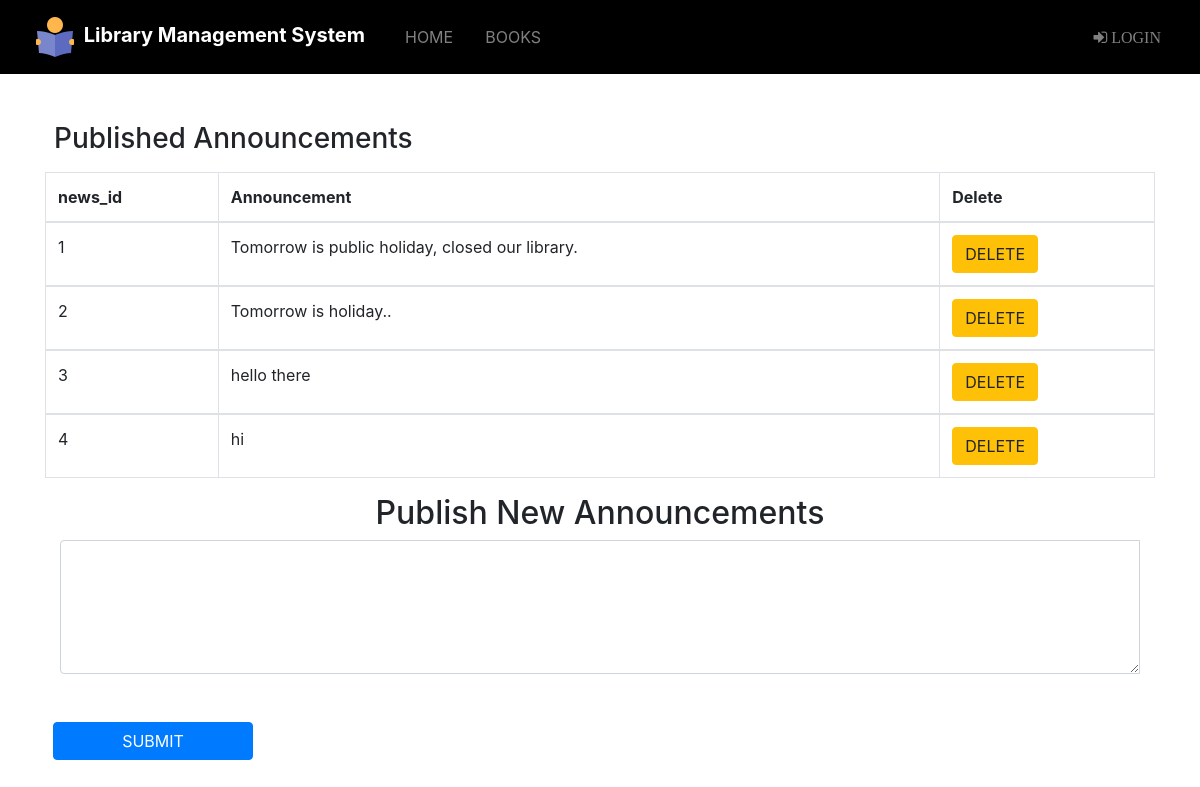
The page /admin/announcement.php on the database its author committed.
### tables this page shows
CREATE TABLE `news` (
  `news_id` int(11) NOT NULL,
  `announcement` text NOT NULL
);

### src/admin/announcement.php (the view, shortened to what this page needs)
<?php
include "navbar.php";
include "link.php";
?>
 <!DOCTYPE html>
 <html lang="en" dir="ltr">
   <head>
  </head>
   <body>
     <div class="container">
		<div class="panel panel-default">
		  <div class="panel-heading">
		  	<div class="row">
		  		<h3 class="center-block ml-4 mt-5 mb-3">Published Announcements</h3>
			</div>
		  </div>
		  <table class="table table-bordered">
      		<thead>
                <tr>
                    <th>news_id</th>
                         <th>Announcement</th>
                          <th>Delete</th>
                </tr>
          </thead>
           <?php
          $sql2 = "SELECT * from news";
      $query2 = mysqli_query($dblink, $sql2);
      $counter = 1;
      while ($row = mysqli_fetch_array($query2)) {  ?>
        <tbody>
          <td><?php echo $counter++; ?></td>
          <td><?php echo $row['announcement']; ?></td>
         <form method='post' action=''>
        <td><button name='del' type='submit' value='Delete' class='btn btn-warning'>DELETE</button></td>
        </form>
        </tbody>
     <?php }
           ?>
		   </table>
	  </div>
			<div class="panel panel-default">
				  <div class="panel-heading">
				    <h2 class="panel-title center-block text-center">Publish New Announcements</h2>
				  </div>
	  <div class="panel-body">
	    <form role="form" action="" method="post">
				<div class="input-group col-lg-12 col-md-12 col-sm-12 col-xs-12">
          <textarea class="form-control" rows="5" draggable="false" name="news"></textarea>
          <br></div>
            <button class="btn btn-primary ml-2 my-5 " name="submit" style="width:200px;">SUBMIT</button>
		</div>
  <br>
				  </div>
			</div>
   </body>

### rows shown on the page
news: announcement "Tomorrow is public holiday, closed our library."
news: announcement "Tomorrow is holiday.."
news: announcement "hello there"
news: announcement "hi"
